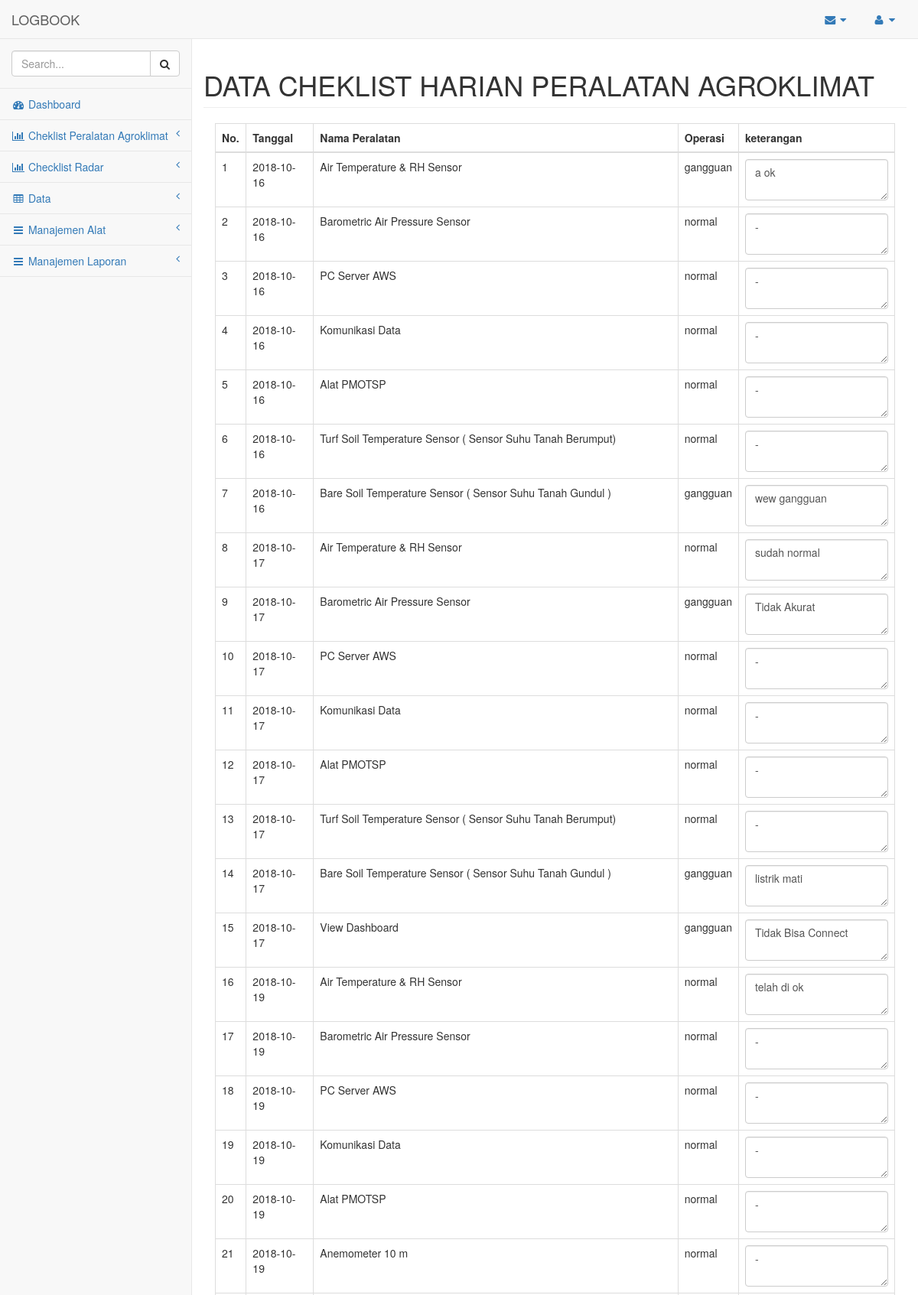
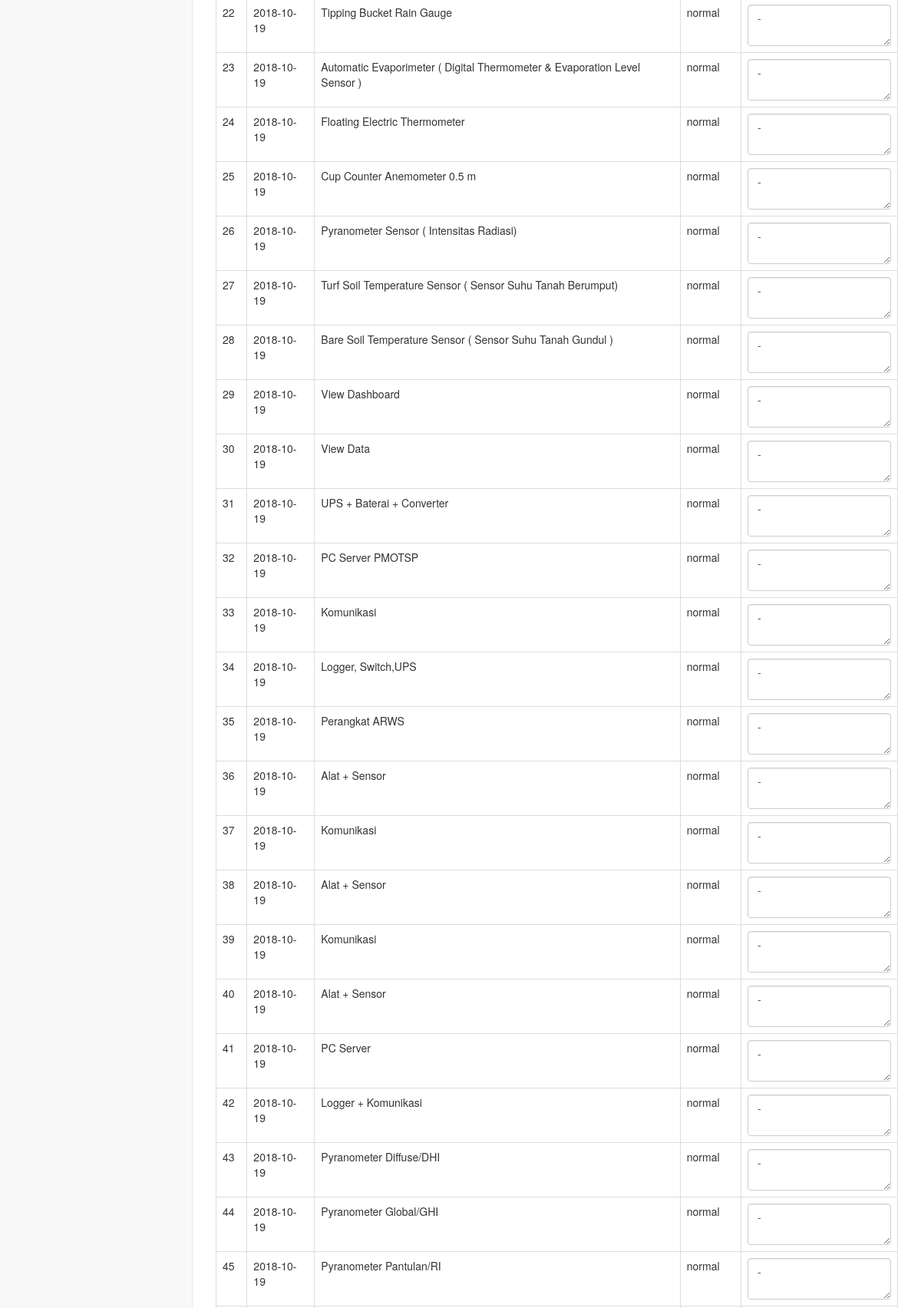
The app's page /admin/view/show_alat.php (upper part) with its own data (2 pictures, top to bottom).
### tables this page shows
CREATE TABLE `operasi` (
  `id_operasi` int(100) NOT NULL,
  `id_alat` int(100) NOT NULL,
  `tanggal` date NOT NULL,
  `operasi` varchar(255) NOT NULL,
  `keterangan` varchar(255) NOT NULL
);

CREATE TABLE `alat` (
  `id_alat` int(100) NOT NULL,
  `id_kategori` int(100) NOT NULL,
  `nama_alat` varchar(255) NOT NULL,
  `keterangan` varchar(255) NOT NULL
);

### application/controllers/Admin.php (called while the page is built, shortened)
<?php
class Admin extends CI_Controller {
	public function __construct(){
        $this->load->model('m_logbook');
        $this->load->helper('url');
        $this->load->library('session');
    }
	public function view($data){
		$kategori = "kategori";
		$alat = "alat";
		$radar = "radar";
		$kategoriradar = "kategoriradar";
		$data1['kategori'] = $this->m_logbook->get($kategori);
		$data1['alat'] = $this->m_logbook->get($alat);
		$data1['kategorialat'] = $this->m_logbook->getKategoriAlat();
		$data1['kategoriradar'] = $this->m_logbook->get($kategoriradar);
		$data1['radar'] = $this->m_logbook->get($radar);
		$data1['kategori_radar'] = $this->m_logbook->getKategoriRadar();
		$data1['laporan'] = $this->m_logbook->get('laporan');
		$data1['data'] = $this->m_logbook->operasijoin2();
		$data1['tanggal'] = $this->m_logbook->grup_tanggal();
		$this->load->view('admin/header');
		$this->load->view('admin/view/'.$data, $data1);
		$this->load->view('admin/footer');
	}
}

### index.php (called while the page is built, shortened)
<?php
require_once BASEPATH.'core/CodeIgniter.php';

### application/models/M_logbook.php (called while the page is built, shortened)
<?php if ( ! defined('BASEPATH')) exit('No direct script access allowed');
	class M_logbook extends CI_Model{
		function operasiJoin2(){
			$query = $this->db->query("SELECT o.id_operasi, o.operasi, o.id_alat, a.id_kategori, o.tanggal, o.keterangan, a.nama_alat FROM operasi o INNER JOIN alat a ON o.id_alat = a.id_alat");
			return $query->result();
		}
}
?>

### application/views/admin/view/show_alat.php (the view, shortened to what this page needs)
<div id="page-wrapper">
  <div class="row">
    <div class="col-lg">
      <h1 class="page-header">DATA CHEKLIST HARIAN PERALATAN AGROKLIMAT</h1>
    </div>
  </div>
  <div class="row" align="center">
    <div class="col-lg-12">
      <table class="table table-bordered">
        <thead>
          <tr>
            <th>No.</th>
            <th>Tanggal</th>
            <th>Nama Peralatan</th>
            <th>Operasi</th>
            <th>keterangan</th>
          </tr>
        </thead>
          <form action="#" method="post">
            <tbody>
               <?php $no=1; foreach ($data as $row2) {
                  ?>
                  <tr>
                    <td><?php echo $no;$no++; ?></td>
                    <td><?php echo $row2->tanggal; ?></td>
                    <td><?php echo $row2->nama_alat; ?></td>
                    <td>
                      <?php echo $row2->operasi; ?>
                    </td>
                    <td>
                        <textarea class="form-control" name="keterangan<?php echo $row2->keterangan; ?>" placeholder="Keterangan"><?php echo $row2->keterangan; ?></textarea>
                      </div>
                    </td>
                  </tr>
                <?php } ?>

### records on screen
operasi: tanggal "2018-10-16", id_alat.nama_alat "Air Temperature & RH Sensor", operasi "gangguan", keterangan "a ok"
operasi: tanggal "2018-10-16", id_alat.nama_alat "Barometric Air Pressure Sensor", operasi "normal", keterangan "-"
operasi: tanggal "2018-10-16", id_alat.nama_alat "PC Server AWS", operasi "normal", keterangan "-"
operasi: tanggal "2018-10-16", id_alat.nama_alat "Komunikasi Data", operasi "normal", keterangan "-"
operasi: tanggal "2018-10-16", id_alat.nama_alat "Alat PMOTSP", operasi "normal", keterangan "-"
operasi: tanggal "2018-10-16", id_alat.nama_alat "Turf Soil Temperature Sensor ( Sensor Suhu Tanah Berumput)", operasi "normal", keterangan "-"
operasi: tanggal "2018-10-16", id_alat.nama_alat "Bare Soil Temperature Sensor ( Sensor Suhu Tanah Gundul )", operasi "gangguan", keterangan "wew gangguan"
operasi: tanggal "2018-10-17", id_alat.nama_alat "Air Temperature & RH Sensor", operasi "normal", keterangan "sudah normal"
operasi: tanggal "2018-10-17", id_alat.nama_alat "Barometric Air Pressure Sensor", operasi "gangguan", keterangan "Tidak Akurat"
operasi: tanggal "2018-10-17", id_alat.nama_alat "PC Server AWS", operasi "normal", keterangan "-"
operasi: tanggal "2018-10-17", id_alat.nama_alat "Komunikasi Data", operasi "normal", keterangan "-"
operasi: tanggal "2018-10-17", id_alat.nama_alat "Alat PMOTSP", operasi "normal", keterangan "-"
operasi: tanggal "2018-10-17", id_alat.nama_alat "Turf Soil Temperature Sensor ( Sensor Suhu Tanah Berumput)", operasi "normal", keterangan "-"
operasi: tanggal "2018-10-17", id_alat.nama_alat "Bare Soil Temperature Sensor ( Sensor Suhu Tanah Gundul )", operasi "gangguan", keterangan "listrik mati"
operasi: tanggal "2018-10-17", id_alat.nama_alat "View Dashboard", operasi "gangguan", keterangan "Tidak Bisa Connect"
operasi: tanggal "2018-10-19", id_alat.nama_alat "Air Temperature & RH Sensor", operasi "normal", keterangan "telah di ok"
operasi: tanggal "2018-10-19", id_alat.nama_alat "Barometric Air Pressure Sensor", operasi "normal", keterangan "-"
operasi: tanggal "2018-10-19", id_alat.nama_alat "PC Server AWS", operasi "normal", keterangan "-"
operasi: tanggal "2018-10-19", id_alat.nama_alat "Komunikasi Data", operasi "normal", keterangan "-"
operasi: tanggal "2018-10-19", id_alat.nama_alat "Alat PMOTSP", operasi "normal", keterangan "-"
operasi: tanggal "2018-10-19", id_alat.nama_alat "Anemometer 10 m", operasi "normal", keterangan "-"
operasi: tanggal "2018-10-19", id_alat.nama_alat "Tipping Bucket Rain Gauge", operasi "normal", keterangan "-"
operasi: tanggal "2018-10-19", id_alat.nama_alat "Automatic Evaporimeter ( Digital Thermometer & Evaporation Level Sensor )", operasi "normal", keterangan "-"
operasi: tanggal "2018-10-19", id_alat.nama_alat "Floating Electric Thermometer", operasi "normal", keterangan "-"
operasi: tanggal "2018-10-19", id_alat.nama_alat "Cup Counter Anemometer 0.5 m", operasi "normal", keterangan "-"
operasi: tanggal "2018-10-19", id_alat.nama_alat "Pyranometer Sensor ( Intensitas Radiasi)", operasi "normal", keterangan "-"
operasi: tanggal "2018-10-19", id_alat.nama_alat "Turf Soil Temperature Sensor ( Sensor Suhu Tanah Berumput)", operasi "normal", keterangan "-"
operasi: tanggal "2018-10-19", id_alat.nama_alat "Bare Soil Temperature Sensor ( Sensor Suhu Tanah Gundul )", operasi "normal", keterangan "-"
operasi: tanggal "2018-10-19", id_alat.nama_alat "View Dashboard", operasi "normal", keterangan "-"
operasi: tanggal "2018-10-19", id_alat.nama_alat "View Data", operasi "normal", keterangan "-"
operasi: tanggal "2018-10-19", id_alat.nama_alat "UPS + Baterai + Converter", operasi "normal", keterangan "-"
operasi: tanggal "2018-10-19", id_alat.nama_alat "PC Server PMOTSP", operasi "normal", keterangan "-"
operasi: tanggal "2018-10-19", id_alat.nama_alat "Komunikasi", operasi "normal", keterangan "-"
operasi: tanggal "2018-10-19", id_alat.nama_alat "Logger, Switch,UPS", operasi "normal", keterangan "-"
operasi: tanggal "2018-10-19", id_alat.nama_alat "Perangkat ARWS", operasi "normal", keterangan "-"
operasi: tanggal "2018-10-19", id_alat.nama_alat "Alat + Sensor", operasi "normal", keterangan "-"
operasi: tanggal "2018-10-19", id_alat.nama_alat "Komunikasi", operasi "normal", keterangan "-"
operasi: tanggal "2018-10-19", id_alat.nama_alat "Alat + Sensor", operasi "normal", keterangan "-"
operasi: tanggal "2018-10-19", id_alat.nama_alat "Komunikasi", operasi "normal", keterangan "-"
operasi: tanggal "2018-10-19", id_alat.nama_alat "Alat + Sensor", operasi "normal", keterangan "-"
operasi: tanggal "2018-10-19", id_alat.nama_alat "PC Server", operasi "normal", keterangan "-"
operasi: tanggal "2018-10-19", id_alat.nama_alat "Logger + Komunikasi", operasi "normal", keterangan "-"
operasi: tanggal "2018-10-19", id_alat.nama_alat "Pyranometer Diffuse/DHI", operasi "normal", keterangan "-"
operasi: tanggal "2018-10-19", id_alat.nama_alat "Pyranometer Global/GHI", operasi "normal", keterangan "-"
operasi: tanggal "2018-10-19", id_alat.nama_alat "Pyranometer Pantulan/RI", operasi "normal", keterangan "-"
